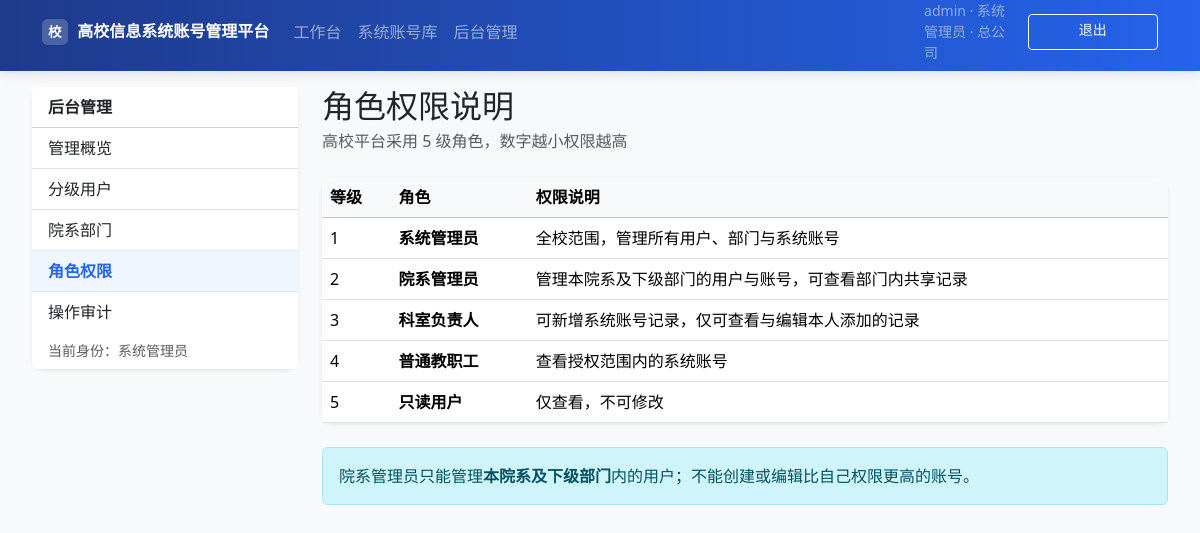
The page /admin/roles (signed in) on the database its author committed.
### app/models.py (models this page shows, shortened)
class User(UserMixin, db.Model):
    __tablename__ = "users"
    id = db.Column(db.Integer, primary_key=True)
    username = db.Column(db.String(80), unique=True, nullable=False, index=True)
    email = db.Column(db.String(120), unique=True, nullable=False)
    password_hash = db.Column(db.String(256), nullable=False)
    role_level = db.Column(db.Integer, default=ROLE_USER, nullable=False)
    org_id = db.Column(db.Integer, db.ForeignKey("organizations.id"), nullable=True)
    is_active = db.Column(db.Boolean, default=True)
    created_at = db.Column(db.DateTime, default=datetime.utcnow)
    owned_credentials = db.relationship(
        "Credential", backref="owner", lazy=True, foreign_keys="Credential.owner_id"
    )
    permissions = db.relationship("CredentialPermission", backref="user", lazy=True)
    @property
    def role_name(self) -> str:
        return ROLE_LABELS.get(self.role_level, "未知")
    def can_manage_users(self) -> bool:
        return self.role_level <= ROLE_ORG_ADMIN
    def can_write_credentials(self) -> bool:
        return self.role_level <= ROLE_MANAGER

class Organization(db.Model):
    __tablename__ = "organizations"
    id = db.Column(db.Integer, primary_key=True)
    name = db.Column(db.String(120), nullable=False)
    parent_id = db.Column(db.Integer, db.ForeignKey("organizations.id"), nullable=True)
    created_at = db.Column(db.DateTime, default=datetime.utcnow)
    parent = db.relationship("Organization", remote_side=[id], backref="children")
    users = db.relationship("User", backref="organization", lazy=True)
    credentials = db.relationship("Credential", backref="organization", lazy=True)

### app/routes/admin.py (the view)
@bp.route("/roles")
@login_required
@role_required(ROLE_ORG_ADMIN)
def roles():
    from app.models import ROLE_LABELS, ROLE_MANAGER, ROLE_ORG_ADMIN, ROLE_READONLY, ROLE_SUPERADMIN, ROLE_USER
    matrix = [
        ("系统管理员", "全校范围，管理所有用户、部门与系统账号"),
        ("院系管理员", "管理本院系及下级部门的用户与账号，可查看部门内共享记录"),
        ("科室负责人", "可新增系统账号记录，仅可查看与编辑本人添加的记录"),
        ("普通教职工", "查看授权范围内的系统账号"),
        ("只读用户", "仅查看，不可修改"),
    ]
    levels = [
        (ROLE_SUPERADMIN, ROLE_LABELS[ROLE_SUPERADMIN]),
        (ROLE_ORG_ADMIN, ROLE_LABELS[ROLE_ORG_ADMIN]),
        (ROLE_MANAGER, ROLE_LABELS[ROLE_MANAGER]),
        (ROLE_USER, ROLE_LABELS[ROLE_USER]),
        (ROLE_READONLY, ROLE_LABELS[ROLE_READONLY]),
    ]
    return render_template("admin/roles.html", matrix=matrix, levels=levels)

### app/permissions.py (called while the page is built)
def role_required(max_level: int):
    def decorator(view):
        @wraps(view)
        def wrapped(*args, **kwargs):
            if not current_user.is_authenticated:
                return redirect(url_for("auth.login"))
            if current_user.role_level > max_level:
                abort(403)
            return view(*args, **kwargs)
        return wrapped
    return decorator

### app/templates/admin/roles.html (shortened to what this page needs)
{% extends "admin/layout.html" %}
{% block admin_content %}
<h2 class="mb-1">角色权限说明</h2>
<p class="text-muted mb-4">高校平台采用 5 级角色，数字越小权限越高</p>
<div class="card border-0 shadow-sm">
  <div class="table-responsive">
    <table class="table mb-0">
      <thead class="table-light">
        <tr><th>等级</th><th>角色</th><th>权限说明</th></tr>
      </thead>
      <tbody>
        {% for i in range(matrix|length) %}
        <tr>
          <td>{{ i + 1 }}</td>
          <td><strong>{{ matrix[i][0] }}</strong></td>
          <td>{{ matrix[i][1] }}</td>
        </tr>
        {% endfor %}
      </tbody>
    </table>
  </div>
</div>
<div class="alert alert-info mt-4 mb-0">
  院系管理员只能管理<strong>本院系及下级部门</strong>内的用户；不能创建或编辑比自己权限更高的账号。
</div>
{% endblock %}

### app/templates/admin/layout.html (shortened to what this page needs)
{% extends "base.html" %}
{% block content %}
<div class="admin-shell row g-3 g-lg-4">
  <aside class="col-lg-3 admin-sidebar-desktop">
    <div class="card border-0 shadow-sm admin-sidebar sticky-top">
      <div class="card-header bg-white fw-bold">后台管理</div>
      <div class="list-group list-group-flush">
        <a href="{{ url_for('admin.index') }}" class="list-group-item list-group-item-action {% if request.endpoint == 'admin.index' %}active{% endif %}">管理概览</a>
        <a href="{{ url_for('admin.users') }}" class="list-group-item list-group-item-action {% if request.endpoint and request.endpoint.startswith('admin.user') %}active{% endif %}">分级用户</a>
        <a href="{{ url_for('admin.departments') }}" class="list-group-item list-group-item-action {% if request.endpoint and request.endpoint.startswith('admin.department') %}active{% endif %}">院系部门</a>
        <a href="{{ url_for('admin.roles') }}" class="list-group-item list-group-item-action {% if request.endpoint == 'admin.roles' %}active{% endif %}">角色权限</a>
        <a href="{{ url_for('admin.audit_logs') }}" class="list-group-item list-group-item-action {% if request.endpoint == 'admin.audit_logs' %}active{% endif %}">操作审计</a>
      </div>
      <div class="card-footer bg-white small text-muted">
        当前身份：{{ current_user.role_name }}
      </div>
    </div>
  </aside>
  <section class="col-lg-9">
    {% block admin_content %}{% endblock %}
  </section>
</div>
{% endblock %}

### app/templates/base.html (shortened to what this page needs)
<!DOCTYPE html>
<html lang="zh-CN">
<head>
  <link href="https://cdn.jsdelivr.net/npm/bootstrap@5.3.3/dist/css/bootstrap.min.css" rel="stylesheet">
  <link href="{{ url_for('static', filename='css/app.css') }}" rel="stylesheet">
</head>
<body class="bg-light {% if current_user.is_authenticated %}has-mobile-nav{% endif %}">
<nav class="navbar navbar-expand-lg navbar-dark uni-nav">
  <div class="container-fluid container-lg">
    <a class="navbar-brand fw-bold site-brand" href="{{ url_for('main.index') }}">
      <span class="brand-badge">校</span>
      <span class="brand-full d-none d-md-inline">{{ SITE_NAME }}</span>
    </a>
    {% if current_user.is_authenticated %}
    <div class="collapse navbar-collapse" id="nav">
      <ul class="navbar-nav me-auto d-none d-lg-flex">
        <li class="nav-item"><a class="nav-link" href="{{ url_for('main.dashboard') }}">工作台</a></li>
        <li class="nav-item"><a class="nav-link" href="{{ url_for('credentials.list_credentials') }}">系统账号库</a></li>
        {% if current_user.can_manage_users() %}
        <li class="nav-item"><a class="nav-link" href="{{ url_for('admin.index') }}">后台管理</a></li>
        {% endif %}
      </ul>
      <div class="navbar-user-panel py-2 py-lg-0">
        <div class="user-meta text-white-50 small mb-2 mb-lg-0">
          {{ current_user.username }} · {{ current_user.role_name }}
          {% if current_user.organization %}<br class="d-lg-none"><span class="d-lg-none">{{ current_user.organization.name }}</span>{% endif %}
          <span class="d-none d-lg-inline">{% if current_user.organization %} · {{ current_user.organization.name }}{% endif %}</span>
        </div>
        <a class="btn btn-outline-light btn-sm w-100 w-lg-auto" href="{{ url_for('auth.logout') }}">退出</a>
      </div>
    </div>
    {% else %}
    <a class="btn btn-outline-light btn-sm ms-auto" href="{{ url_for('auth.login') }}">登录</a>
    {% endif %}
  </div>
</nav>
<main class="container-fluid container-lg main-content px-3 px-lg-4 pb-4">
  {% block content %}{% endblock %}
</main>
</body>
</html>

### app/static/css/app.css (style rules this page uses)
:root { --uni-primary: #2563eb; --uni-primary-dark: #1e3a8a; --uni-nav-height: 3.5rem; --uni-bottom-nav-height: 3.75rem; --safe-bottom: env(safe-area-inset-bottom, 0px); }
html { -webkit-text-size-adjust: 100%; scroll-behavior: smooth; }
body { min-height: 100vh; min-height: 100dvh; font-size: 16px; line-height: 1.5; padding-bottom: calc(var(--safe-bottom) + 1rem); }
body.has-mobile-nav { padding-bottom: calc(var(--uni-bottom-nav-height) + var(--safe-bottom) + 0.5rem); }
.main-content { padding-top: 1rem; max-width: 1200px; }
.uni-nav { background: linear-gradient(90deg, var(--uni-primary-dark) 0%, var(--uni-primary) 100%); padding-top: env(safe-area-inset-top, 0px); box-shadow: 0 2px 12px rgba(30, 58, 138, 0.15); }
.site-brand { font-size: 1rem; max-width: calc(100vw - 5rem); overflow: hidden; text-overflow: ellipsis; white-space: nowrap; }
.brand-badge { display: inline-flex; align-items: center; justify-content: center; width: 1.6rem; height: 1.6rem; margin-right: 0.35rem; border-radius: 0.35rem; background: rgba(255, 255, 255, 0.2); font-size: 0.85rem; flex-shrink: 0; }
.navbar-user-panel { border-top: 1px solid rgba(255, 255, 255, 0.15); margin-top: 0.5rem; padding-top: 0.75rem; }
@media (min-width: 992px) { .navbar-user-panel { display: flex; align-items: center; gap: 0.75rem; border-top: none; margin-top: 0; padding-top: 0; } }
.form-control, .form-select, .btn { min-height: 44px; }
.btn-sm { min-height: 36px; }
.admin-shell { margin-left: -0.25rem; margin-right: -0.25rem; }
.admin-sidebar { top: 1rem; }
.admin-sidebar .list-group-item.active { background-color: #eff6ff; border-color: #dbeafe; color: var(--uni-primary); font-weight: 600; }
.card { border-radius: 0.75rem; }
.table-responsive { -webkit-overflow-scrolling: touch; }

### rows shown on the page
User: username "admin", role_name "系统管理员"
Organization: organization.name "总公司"

### other values the page prints
{{ SITE_NAME }} "高校信息系统账号管理平台"
{{ i + 1 }} "1" "2" "3" "4" "5"
{{ matrix[i][0] }} "系统管理员" "院系管理员" "科室负责人" "普通教职工" "只读用户"
{{ matrix[i][1] }} "全校范围，管理所有用户、部门与系统账号" "管理本院系及下级部门的用户与账号，可查看部门内共享记录" "可新增系统账号记录，仅可查看与编辑本人添加的记录" "查看授权范围内的系统账号" "仅查看，不可修改"
